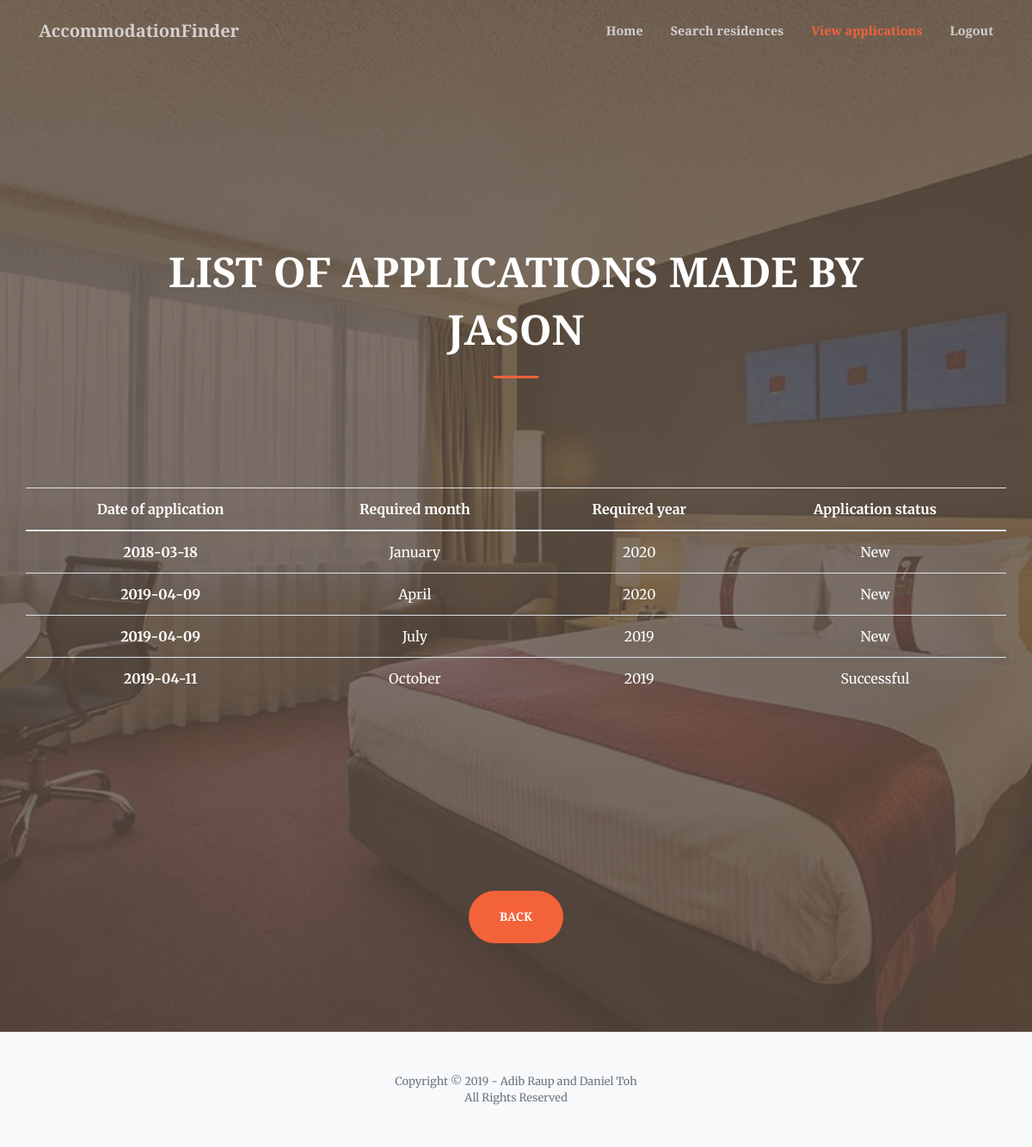
Before: /applicantViewApplications.php (signed in) with the older database file.
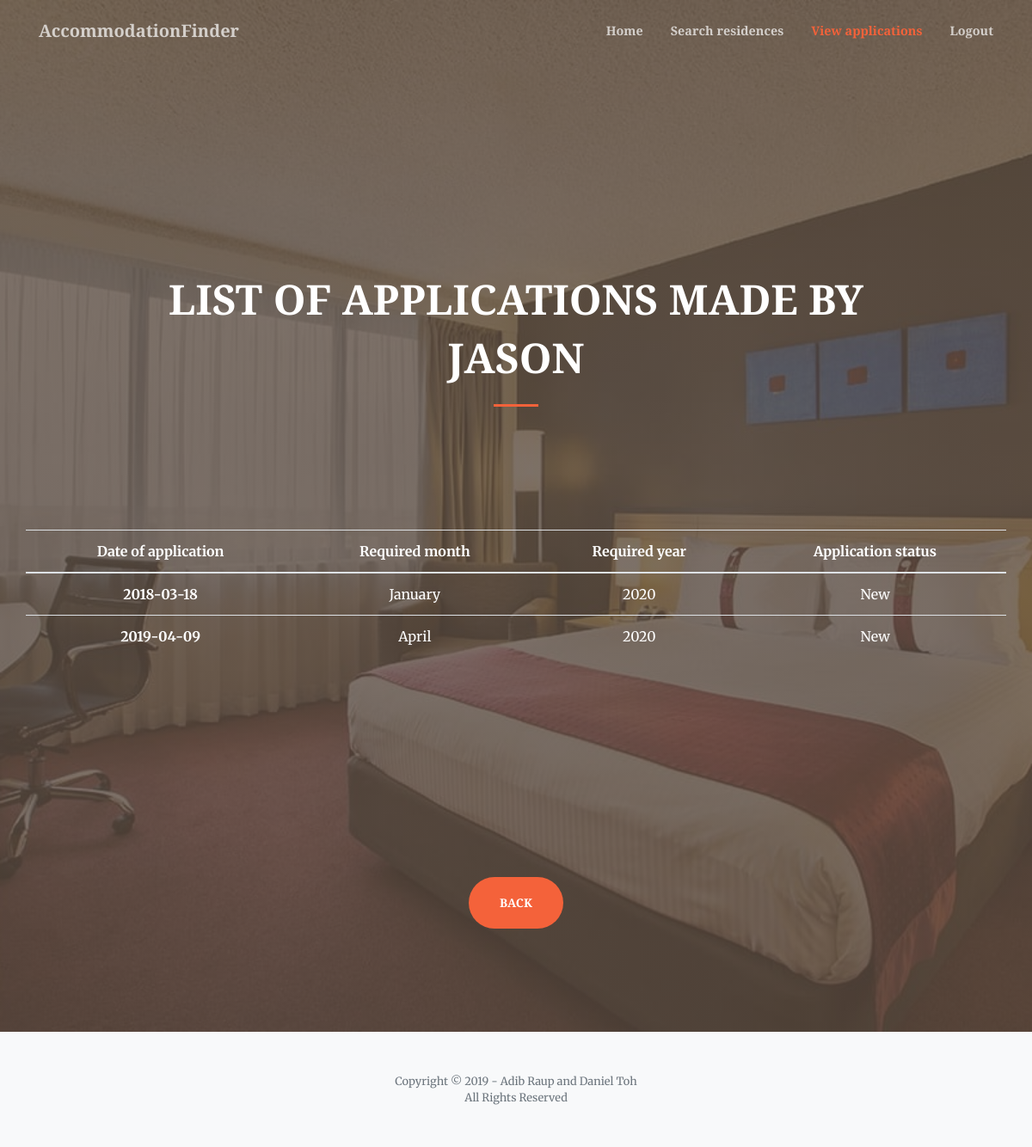
After: the same page with the newer database file.
### tables this page shows
CREATE TABLE `application` (
  `applyID` varchar(100) NOT NULL,
  `applyDate` date NOT NULL,
  `reqMonth` varchar(100) NOT NULL,
  `reqYear` varchar(100) NOT NULL,
  `status` varchar(100) NOT NULL,
  `applyUName` varchar(100) NOT NULL,
  `resID` varchar(100) NOT NULL,
  `unitNo` varchar(100) NOT NULL
);

### applicantViewApplications.php (the view, shortened to what this page needs)
<!DOCTYPE html>
<html lang="en">
<head>
  <link href="vendor/fontawesome-free/css/all.min.css" rel="stylesheet" type="text/css">
  <link href="vendor/magnific-popup/magnific-popup.css" rel="stylesheet">
  <link href="css/creative3.5.min.css" rel="stylesheet">
</head>
<body id="page-top">
  <nav class="navbar navbar-expand-lg navbar-light fixed-top py-3" id="mainNav">
    <div class="container">
      <a class="navbar-brand js-scroll-trigger" href="index.html">AccommodationFinder</a>
      <div class="collapse navbar-collapse" id="navbarResponsive">
        <ul class="navbar-nav ml-auto my-2 my-lg-0">
          <li class="nav-item">
            <a class="nav-link js-scroll-trigger" href="applicantHome.php">Home</a>
          </li>
          <li class="nav-item">
            <a class="nav-link js-scroll-trigger" href="searchAccommodation.php">Search residences</a>
          </li>
          <li class="nav-item">
            <a class="nav-link js-scroll-trigger" href="#page-top">View applications</a>
          </li>
          <li class="nav-item">
            <a class="nav-link js-scroll-trigger" href="index.html">Logout</a>
          </li>
        </ul>
      </div>
    </div>
  </nav>
  <header class="masthead">
    <div class="container h-100">
      <div class="row h-100 align-items-center justify-content-center text-center">
        <div class="col-lg-10 align-self-end">
          <h1 class="text-uppercase text-white font-weight-bold"><font size="7">List of applications
            made by <?php echo $_SESSION["Username"]; ?></font></h1>
          <hr class="divider my-4">
        </div>
          <table class="table table-hover">
            <thead>
              <tr>
                <th><font color="white">Date of application</font></th>
                <th><font color="white">Required month</font></th>
                <th><font color="white">Required year</font></th>
                <th><font color="white">Application status</font></th>
              </tr>
            </thead>
            <tbody>
              <?php
              $servername = "localhost";
              $username = "root";
              $password = "";
              $conn = new mysqli($servername, $username, $password);
              $conn->select_db("accommodationfinder");
              $uName = $_SESSION["Username"];
              $lq = "SELECT * FROM application WHERE applyUName = '$uName'";
              $res = $conn->query($lq);
              foreach($res as $opt){
              ?>
                <tr>
                  <th scope="row" class="date"><font color="white"><?php echo $opt['applyDate']?></font></th>
                  <td class="month"><font color="white"><?php echo $opt['reqMonth']?></font></td>
                  <td class="year"><font color="white"><?php echo $opt['reqYear']?></font></td>
                  <td class="status"><font color="white"><?php echo $opt['status']?></font></td>
                </tr>
              <?php }?>
            </tbody>
          </table>
          <br><br>
        <a class="btn btn-primary btn-xl js-scroll-trigger" href="applicantHome.php">Back</a>
      </div>
    </div>
  </header>
  <footer class="bg-light py-5">
    <div class="container">
      <div class="small text-center text-muted">Copyright &copy; 2019 - Adib Raup and Daniel Toh</div>
      <div class="small text-center text-muted">All Rights Reserved</div>
    </div>
  </footer>
</body>
</html>

Changed rows visible on the page:
removed application: applyDate "2019-04-09", reqMonth "July", reqYear "2019", status "New"
removed application: applyDate "2019-04-11", reqMonth "October", reqYear "2019", status "Successful"
